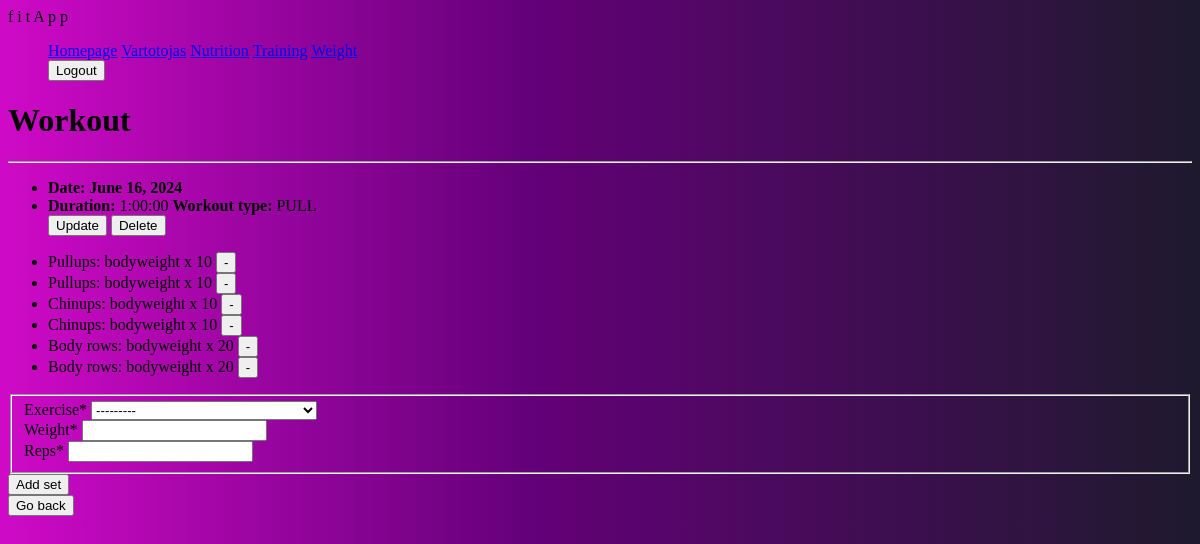
The app's page /fitness/workouts/11 (signed in) with its own data.
### fitness/models.py (models this page shows, shortened)
class Workout(models.Model):
    date = models.DateField('Date', default=date.today)
    athlete = models.ForeignKey(User, on_delete=models.SET_NULL, null=True, blank=True)
    duration = models.DurationField(null=True, blank=True)
    type = models.ForeignKey(WorkoutType, on_delete=models.SET_NULL, null=True, blank=True)

class WorkoutType(models.Model):
    name = models.CharField('Name', max_length=20)
    description = models.CharField('Workout type', null=True, blank=True, max_length=300)
    def __str__(self):
        return f"{self.name}"

class Set(models.Model):
    exercise = models.ForeignKey(Exercise, on_delete=models.CASCADE)
    workout = models.ForeignKey(Workout, on_delete=models.CASCADE)
    weight = models.CharField('Weight', max_length=15)
    reps = models.IntegerField('Reps')
    def __str__(self):
        if self.weight == "0":
            line = f"{self.exercise}: bodyweight x {self.reps}"
        else:
            line = f"{self.exercise}: {self.weight} kg x {self.reps}"
        return line

class Exercise(models.Model):
    name = models.CharField('Name', max_length=50)
    description = models.CharField('Description', null=True, blank=True, max_length=300)
    target_muscle = models.ForeignKey(Muscle, on_delete=models.SET_NULL, null=True)
    equipment = models.ForeignKey(Equipment, on_delete=models.SET_NULL, null=True)
    def __str__(self):
        return f"{self.name}"

### fitness/views.py (the view, shortened to what this page needs)
# urls.py: path('workouts/<int:pk>', views.WorkoutDetailView.as_view(), name='workout-details'),
class WorkoutDetailView(LoginRequiredMixin, DetailView, FormMixin):
    model = Workout
    template_name = 'workout_details.html'
    form_class = SetCreateForm
    def get_context_data(self, **kwargs):
         context = super(WorkoutDetailView, self).get_context_data(**kwargs)
         context['form'] = SetCreateForm(initial={'workout': self.object})
         return context

### fitness/forms.py
class SetCreateForm(forms.ModelForm):
    class Meta:
        model = Set
        fields = ['exercise', 'weight', 'reps']
        widgets = {
            'workout': forms.HiddenInput()
        }

### templates/workout_details.html (shortened to what this page needs)
{% extends "base.html" %}
{% load crispy_forms_tags %}
{% block content %}
    <h1>Workout</h1>
    <hr>
    <ul id="atitraukta">
        <li><strong >Date: {{object.date}}</strong></li>
        <li><strong>Duration:</strong> {{object.duration}}
            <strong>Workout type:</strong> {{object.type}}
        </li>
        <div>
          <a href="{% url 'workout-update' object.id %}" ><button>Update</button></a>
          <a href="{% url 'workout-delete' object.id %}" ><button id="destroy">Delete</button></a>
        </div>
    </ul>
    <ul>
    {% for set in workout.set_set.all %}
        <li>
            {{ set }}
                <form method="post" action="{% url 'set-delete' set.id %}" style="display:inline;">
                    <button type="submit">-</button>
                </form>
        </li>
    {% endfor %}
    </ul>
    <form method="POST" action="" enctype="multipart/form-data">
        <fieldset class="form-group">
            {{ form|crispy }}
        </fieldset>
        <div class="form-group">
            <button type="submit">Add set</button>
        </div>
    </form>
    <a href="{% url 'workouts' %}"><button>Go back</button></a>
{% endblock %}

### templates/base.html (shortened to what this page needs)
<!DOCTYPE html>
<html>
<head>
  {% load static %}
  <link rel="stylesheet" href="{% static 'css/styles.css' %}">
</head>
<body>
 <nav class="navbar" >
  <div class="container-fluid">
    <a class="navbar-brand">f i t A p p</a>
    <ul class="navbar-nav mx-2">
      <li class="nav-item active"><a class="nav-link" href="{% url 'index' %}">Homepage</a></li>
      {% if user.is_authenticated %}
          <li class="nav-item">
              <a class="nav-link" href="{% url 'profile' %}">{{ user.get_username }}</a>
          </li>
          <li class="nav-item active"><a class="nav-link" href="{% url 'nutrition' %}">Nutrition</a></li>
          <li class="nav-item active"><a class="nav-link" href="{% url 'workouts' %}">Training</a></li>
          <li class="nav-item active"><a class="nav-link" href="{% url 'weighting' %}">Weight</a></li>
          <li class="nav-item">
            <form method="post" action="{% url 'logout' %}">
                <button type="submit" id="destroy">Logout</button>
            </form>
          </li>
      {% else %}
        <li class="nav-item"><a class="nav-link" href="{% url 'login'%}">Login</a></li>
        <li class="nav-item"><a class="nav-link" href="{% url 'register'%}">Sign up</a></li>
      {% endif %}
    </ul>
  </div>
 </nav>
 <div class="col-sm-10 ">
      {% block content %}
      {% endblock %}
 </div>
</body>
</html>

### fitness/static/css/styles.css (style rules this page uses)
body { background: linear-gradient(90deg, rgba(207,10,199,1) 0%, rgba(100,0,121,1) 44%, rgba(29,26,45,1) 100%); }
li.nav-item { display: inline; }

### records on screen
Workout: date "June 16, 2024", duration "1:00:00", type "PULL"
Set: weight+exercise+reps "Pullups: bodyweight x 10"
Set: weight+exercise+reps "Pullups: bodyweight x 10"
Set: weight+exercise+reps "Chinups: bodyweight x 10"
Set: weight+exercise+reps "Chinups: bodyweight x 10"
Set: weight+exercise+reps "Body rows: bodyweight x 20"
Set: weight+exercise+reps "Body rows: bodyweight x 20"

### other values on screen
{{ user.get_username }} "Vartotojas"
